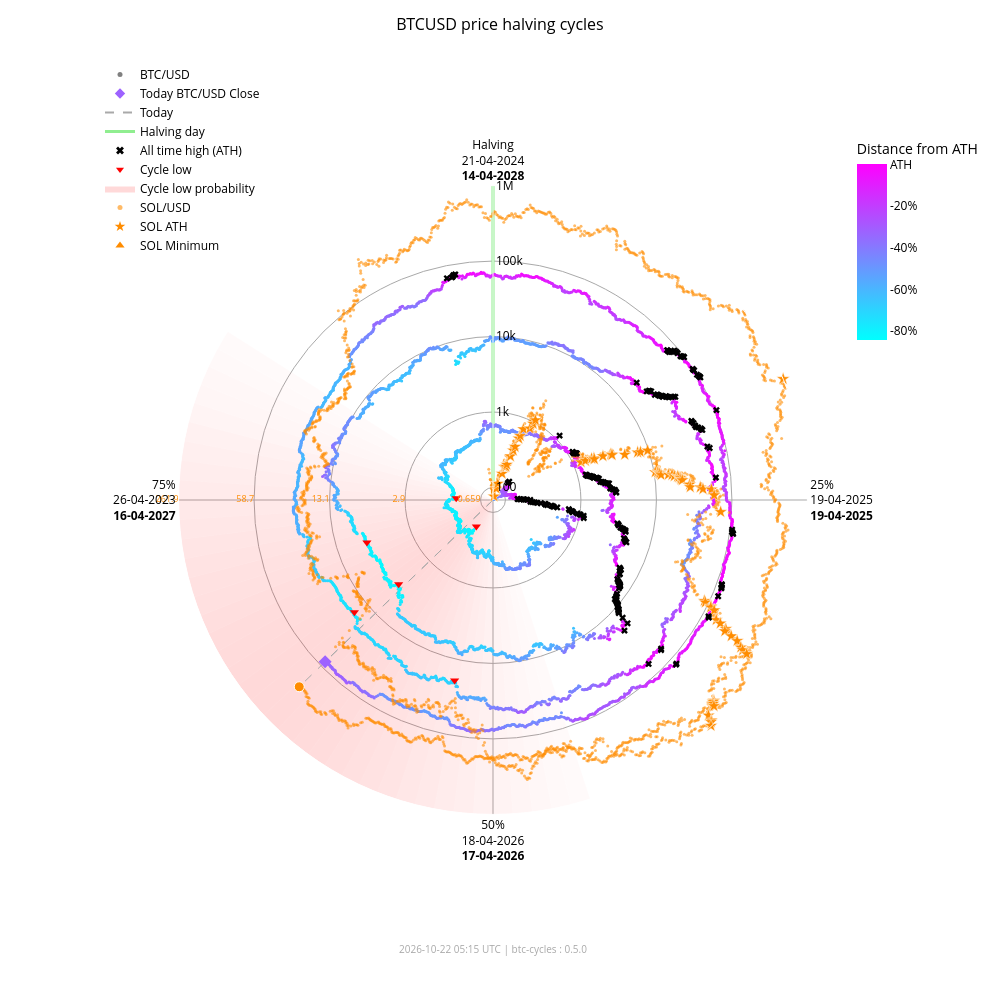

Notebook code cell kept with this figure:
### Markdown cell above
### Interactive chart with overlay

### Code cell
fig_overlay_interactive = btc.plot(
    kind="interactive",
    from_date="2012-11-28",
    overlay=sol,
)
fig_overlay_interactive.show(config={"scrollZoom": True, "displayModeBar": True})

### Figure 1 — Plotly figure (JSON) as saved in the notebook; plotly's stock layout.template omitted (floating-point values rounded to 4 significant figures; data arrays with more than 128 entries replaced by an {"elided": "..."} marker saying what was removed)
{"data": [{"fill": "toself", "fillcolor": "rgba(255,0,0,0.018306980149439524)", "hoverinfo": "skip", "line": {"width": 0}, "mode": "lines", "r": [68.43, 1000000, 1000000, 68.43, 68.43], "showlegend": false, "theta": [162.0, 162.0, 165.6, 165.6, 162.0], "type": "scatterpolar"}, {"fill": "toself", "fillcolor": "rgba(255,0,0,0.02405911634527998)", "hoverinfo": "skip", "line": {"width": 0}, "mode": "lines", "r": [68.43, 1000000, 1000000, 68.43, 68.43], "showlegend": false, "theta": [165.6, 165.6, 169.2, 169.2, 165.6], "type": "scatterpolar"}, {"fill": "toself", "fillcolor": "rgba(255,0,0,0.030803449372254352)", "hoverinfo": "skip", "line": {"width": 0}, "mode": "lines", "r": [68.43, 1000000, 1000000, 68.43, 68.43], "showlegend": false, "theta": [169.2, 169.2, 172.8, 172.8, 169.2], "type": "scatterpolar"}, {"fill": "toself", "fillcolor": "rgba(255,0,0,0.03847233586005252)", "hoverinfo": "skip", "line": {"width": 0}, "mode": "lines", "r": [68.43, 1000000, 1000000, 68.43, 68.43], "showlegend": false, "theta": [172.8, 172.8, 176.4, 176.4, 172.8], "type": "scatterpolar"}, {"fill": "toself", "fillcolor": "rgba(255,0,0,0.04694405159551339)", "hoverinfo": "skip", "line": {"width": 0}, "mode": "lines", "r": [68.43, 1000000, 1000000, 68.43, 68.43], "showlegend": false, "theta": [176.4, 176.4, 180.0, 180.0, 176.4], "type": "scatterpolar"}, {"fill": "toself", "fillcolor": "rgba(255,0,0,0.05605603979818329)", "hoverinfo": "skip", "line": {"width": 0}, "mode": "lines", "r": [68.43, 1000000, 1000000, 68.43, 68.43], "showlegend": false, "theta": [180.0, 180.0, 183.6, 183.6, 180.0], "type": "scatterpolar"}, {"fill": "toself", "fillcolor": "rgba(255,0,0,0.06562330627802694)", "hoverinfo": "skip", "line": {"width": 0}, "mode": "lines", "r": [68.43, 1000000, 1000000, 68.43, 68.43], "showlegend": false, "theta": [183.6, 183.6, 187.2, 187.2, 183.6], "type": "scatterpolar"}, {"fill": "toself", "fillcolor": "rgba(255,0,0,0.07545707932574237)", "hoverinfo": "skip", "line": {"width": 0}, "mode": "lines", "r": [68.43, 1000000, 1000000, 68.43, 68.43], "showlegend": false, "theta": [187.2, 187.2, 190.8, 190.8, 187.2], "type": "scatterpolar"}, {"fill": "toself", "fillcolor": "rgba(255,0,0,0.08537841060169407)", "hoverinfo": "skip", "line": {"width": 0}, "mode": "lines", "r": [68.43, 1000000, 1000000, 68.43, 68.43], "showlegend": false, "theta": [190.8, 190.8, 194.4, 194.4, 190.8], "type": "scatterpolar"}, {"fill": "toself", "fillcolor": "rgba(255,0,0,0.09522272137134848)", "hoverinfo": "skip", "line": {"width": 0}, "mode": "lines", "r": [68.43, 1000000, 1000000, 68.43, 68.43], "showlegend": false, "theta": [194.4, 194.4, 198.0, 198.0, 194.4], "type": "scatterpolar"}, {"fill": "toself", "fillcolor": "rgba(255,0,0,0.10483418800389058)", "hoverinfo": "skip", "line": {"width": 0}, "mode": "lines", "r": [68.43, 1000000, 1000000, 68.43, 68.43], "showlegend": false, "theta": [198.0, 198.0, 201.6, 201.6, 198.0], "type": "scatterpolar"}, {"fill": "toself", "fillcolor": "rgba(255,0,0,0.11405248627197925)", "hoverinfo": "skip", "line": {"width": 0}, "mode": "lines", "r": [68.43, 1000000, 1000000, 68.43, 68.43], "showlegend": false, "theta": [201.6, 201.6, 205.2, 205.2, 201.6], "type": "scatterpolar"}, {"fill": "toself", "fillcolor": "rgba(255,0,0,0.12269756305009562)", "hoverinfo": "skip", "line": {"width": 0}, "mode": "lines", "r": [68.43, 1000000, 1000000, 68.43, 68.43], "showlegend": false, "theta": [205.2, 205.2, 208.8, 208.8, 205.2], "type": "scatterpolar"}, {"fill": "toself", "fillcolor": "rgba(255,0,0,0.13055959037792858)", "hoverinfo": "skip", "line": {"width": 0}, "mode": "lines", "r": [68.43, 1000000, 1000000, 68.43, 68.43], "showlegend": false, "theta": [208.8, 208.8, 212.4, 212.4, 208.8], "type": "scatterpolar"}, {"fill": "toself", "fillcolor": "rgba(255,0,0,0.13740037014073872)", "hoverinfo": "skip", "line": {"width": 0}, "mode": "lines", "r": [68.43, 1000000, 1000000, 68.43, 68.43], "showlegend": false, "theta": [212.4, 212.4, 216.0, 216.0, 212.4], "type": "scatterpolar"}, {"fill": "toself", "fillcolor": "rgba(255,0,0,0.14296927208088228)", "hoverinfo": "skip", "line": {"width": 0}, "mode": "lines", "r": [68.43, 1000000, 1000000, 68.43, 68.43], "showlegend": false, "theta": [216.0, 216.0, 219.6, 219.6, 216.0], "type": "scatterpolar"}, {"fill": "toself", "fillcolor": "rgba(255,0,0,0.14703219887325494)", "hoverinfo": "skip", "line": {"width": 0}, "mode": "lines", "r": [68.43, 1000000, 1000000, 68.43, 68.43], "showlegend": false, "theta": [219.6, 219.6, 223.2, 223.2, 219.6], "type": "scatterpolar"}, {"fill": "toself", "fillcolor": "rgba(255,0,0,0.14940752827264187)", "hoverinfo": "skip", "line": {"width": 0}, "mode": "lines", "r": [68.43, 1000000, 1000000, 68.43, 68.43], "showlegend": false, "theta": [223.2, 223.2, 226.8, 226.8, 223.2], "type": "scatterpolar"}, {"fill": "toself", "fillcolor": "rgba(255,0,0,0.15)", "hoverinfo": "skip", "line": {"width": 0}, "mode": "lines", "r": [68.43, 1000000, 1000000, 68.43, 68.43], "showlegend": false, "theta": [226.8, 226.8, 230.4, 230.4, 226.8], "type": "scatterpolar"}, {"fill": "toself", "fillcolor": "rgba(255,0,0,0.14882314851976614)", "hoverinfo": "skip", "line": {"width": 0}, "mode": "lines", "r": [68.43, 1000000, 1000000, 68.43, 68.43], "showlegend": false, "theta": [230.4, 230.4, 234.0, 234.0, 230.4], "type": "scatterpolar"}, {"fill": "toself", "fillcolor": "rgba(255,0,0,0.14600334989350275)", "hoverinfo": "skip", "line": {"width": 0}, "mode": "lines", "r": [68.43, 1000000, 1000000, 68.43, 68.43], "showlegend": false, "theta": [234.0, 234.0, 237.6, 237.6, 234.0], "type": "scatterpolar"}, {"fill": "toself", "fillcolor": "rgba(255,0,0,0.14176315293000513)", "hoverinfo": "skip", "line": {"width": 0}, "mode": "lines", "r": [68.43, 1000000, 1000000, 68.43, 68.43], "showlegend": false, "theta": [237.6, 237.6, 241.2, 241.2, 237.6], "type": "scatterpolar"}, {"fill": "toself", "fillcolor": "rgba(255,0,0,0.1363869302869166)", "hoverinfo": "skip", "line": {"width": 0}, "mode": "lines", "r": [68.43, 1000000, 1000000, 68.43, 68.43], "showlegend": false, "theta": [241.2, 241.2, 244.8, 244.8, 241.2], "type": "scatterpolar"}, {"fill": "toself", "fillcolor": "rgba(255,0,0,0.13017643696734477)", "hoverinfo": "skip", "line": {"width": 0}, "mode": "lines", "r": [68.43, 1000000, 1000000, 68.43, 68.43], "showlegend": false, "theta": [244.8, 244.8, 248.4, 248.4, 244.8], "type": "scatterpolar"}, {"fill": "toself", "fillcolor": "rgba(255,0,0,0.1234063302665758)", "hoverinfo": "skip", "line": {"width": 0}, "mode": "lines", "r": [68.43, 1000000, 1000000, 68.43, 68.43], "showlegend": false, "theta": [248.4, 248.4, 252.0, 252.0, 248.4], "type": "scatterpolar"}, {"fill": "toself", "fillcolor": "rgba(255,0,0,0.11628949020714345)", "hoverinfo": "skip", "line": {"width": 0}, "mode": "lines", "r": [68.43, 1000000, 1000000, 68.43, 68.43], "showlegend": false, "theta": [252.0, 252.0, 255.6, 255.6, 252.0], "type": "scatterpolar"}, {"fill": "toself", "fillcolor": "rgba(255,0,0,0.108959277972535)", "hoverinfo": "skip", "line": {"width": 0}, "mode": "lines", "r": [68.43, 1000000, 1000000, 68.43, 68.43], "showlegend": false, "theta": [255.6, 255.6, 259.2, 259.2, 255.6], "type": "scatterpolar"}, {"fill": "toself", "fillcolor": "rgba(255,0,0,0.1014715299920515)", "hoverinfo": "skip", "line": {"width": 0}, "mode": "lines", "r": [68.43, 1000000, 1000000, 68.43, 68.43], "showlegend": false, "theta": [259.2, 259.2, 262.8, 262.8, 259.2], "type": "scatterpolar"}, {"fill": "toself", "fillcolor": "rgba(255,0,0,0.09382430417652897)", "hoverinfo": "skip", "line": {"width": 0}, "mode": "lines", "r": [68.43, 1000000, 1000000, 68.43, 68.43], "showlegend": false, "theta": [262.8, 262.8, 266.4, 266.4, 262.8], "type": "scatterpolar"}, {"fill": "toself", "fillcolor": "rgba(255,0,0,0.08598937207621672)", "hoverinfo": "skip", "line": {"width": 0}, "mode": "lines", "r": [68.43, 1000000, 1000000, 68.43, 68.43], "showlegend": false, "theta": [266.4, 266.4, 270.0, 270.0, 266.4], "type": "scatterpolar"}, {"fill": "toself", "fillcolor": "rgba(255,0,0,0.07794710108398434)", "hoverinfo": "skip", "line": {"width": 0}, "mode": "lines", "r": [68.43, 1000000, 1000000, 68.43, 68.43], "showlegend": false, "theta": [270.0, 270.0, 273.6, 273.6, 270.0], "type": "scatterpolar"}, {"fill": "toself", "fillcolor": "rgba(255,0,0,0.06971614429145927)", "hoverinfo": "skip", "line": {"width": 0}, "mode": "lines", "r": [68.43, 1000000, 1000000, 68.43, 68.43], "showlegend": false, "theta": [273.6, 273.6, 277.2, 277.2, 273.6], "type": "scatterpolar"}, {"fill": "toself", "fillcolor": "rgba(255,0,0,0.061371174705723626)", "hoverinfo": "skip", "line": {"width": 0}, "mode": "lines", "r": [68.43, 1000000, 1000000, 68.43, 68.43], "showlegend": false, "theta": [277.2, 277.2, 280.8, 280.8, 277.2], "type": "scatterpolar"}, {"fill": "toself", "fillcolor": "rgba(255,0,0,0.05304520605236535)", "hoverinfo": "skip", "line": {"width": 0}, "mode": "lines", "r": [68.43, 1000000, 1000000, 68.43, 68.43], "showlegend": false, "theta": [280.8, 280.8, 284.4, 284.4, 280.8], "type": "scatterpolar"}, {"fill": "toself", "fillcolor": "rgba(255,0,0,0.044916938988340704)", "hoverinfo": "skip", "line": {"width": 0}, "mode": "lines", "r": [68.43, 1000000, 1000000, 68.43, 68.43], "showlegend": false, "theta": [284.4, 284.4, 288.0, 288.0, 284.4], "type": "scatterpolar"}, {"fill": "toself", "fillcolor": "rgba(255,0,0,0.0371870550186571)", "hoverinfo": "skip", "line": {"width": 0}, "mode": "lines", "r": [68.43, 1000000, 1000000, 68.43, 68.43], "showlegend": false, "theta": [288.0, 288.0, 291.6, 291.6, 288.0], "type": "scatterpolar"}, {"fill": "toself", "fillcolor": "rgba(255,0,0,0.030049603184432498)", "hoverinfo": "skip", "line": {"width": 0}, "mode": "lines", "r": [68.43, 1000000, 1000000, 68.43, 68.43], "showlegend": false, "theta": [291.6, 291.6, 295.2, 295.2, 291.6], "type": "scatterpolar"}, {"fill": "toself", "fillcolor": "rgba(255,0,0,0.023665126797805223)", "hoverinfo": "skip", "line": {"width": 0}, "mode": "lines", "r": [68.43, 1000000, 1000000, 68.43, 68.43], "showlegend": false, "theta": [295.2, 295.2, 298.8, 298.8, 295.2], "type": "scatterpolar"}, {"fill": "toself", "fillcolor": "rgba(255,0,0,0.018141004067302662)", "hoverinfo": "skip", "line": {"width": 0}, "mode": "lines", "r": [68.43, 1000000, 1000000, 68.43, 68.43], "showlegend": false, "theta": [298.8, 298.8, 302.4, 302.4, 298.8], "type": "scatterpolar"}, {"hoverinfo": "skip", "line": {"color": "darkgrey", "dash": "dash", "width": 1}, "mode": "lines", "r": [68.43, 84010.0], "showlegend": false, "theta": [226.1, 226.1], "type": "scatterpolar"}, {"hoverinfo": "skip", "line": {"color": "darkgrey", "dash": "dash", "width": 1}, "mode": "lines", "r": [68.43, 251500.0], "showlegend": false, "theta": [226.1, 226.1], "type": "scatterpolar"}, {"hoverinfo": "skip", "line": {"color": "lightgreen", "width": 3}, "mode": "lines", "r": [68.43, 1000000], "showlegend": false, "theta": [0, 0], "type": "scatterpolar"}, {"hoverinfo": "text", "marker": {"color": {"elided": "4926 str values"}, "size": 3}, "mode": "markers", "r": {"elided": "4926 float values"}, "showlegend": false, "text": {"elided": "4926 str values"}, "theta": {"elided": "4926 float values"}, "type": "scatterpolar"}, {"hoverinfo": "text", "marker": {"color": "#FF8C00", "opacity": 0.6, "size": 3}, "mode": "markers", "r": {"elided": "2386 float values"}, "showlegend": false, "text": {"elided": "2386 str values"}, "theta": {"elided": "2386 float values"}, "type": "scatterpolar"}, {"hoverinfo": "text", "marker": {"color": "#9d62ff", "size": 10, "symbol": "diamond"}, "mode": "markers", "r": [84010.0], "showlegend": false, "text": ["Today<br>Date: 2026-10-21<br>Price: $84,011.97"], "theta": [226.1], "type": "scatterpolar"}, {"hoverinfo": "text", "marker": {"color": "#FF8C00", "line": {"color": "white", "width": 1}, "size": 10, "symbol": "circle"}, "mode": "markers", "r": [251500.0], "showlegend": false, "text": ["Today SOL<br>Date: 2026-10-21<br>Price: $106.79"], "theta": [226.1], "type": "scatterpolar"}, {"hoverinfo": "text", "marker": {"color": "#FF8C00", "line": {"color": "white", "width": 0.5}, "size": 10, "symbol": "star"}, "mode": "markers", "r": [68.43, 76.69, 98.28, 115.1, 160.2, 199.2, 200.3, 203.8, 217.3, 287.8, 349.8, 397.3, 523.3, 573.2, 718.1, 798.5, 948.0, 1078.0, 1271.0, 1461.0, 1785.0, 1908.0, 1917.0, 2530.0, 3215.0, 3302.0, 3322.0, 4795.0, 7121.0, 7760.0, 9679.0, 10370.0, 11210.0, 11600.0, 11830.0, 12190.0, 15220.0, 16990.0, 18090.0, 20010.0, 20730.0, 21720.0, 21920.0, 22700.0, 28100.0, 28410.0, 38550.0, 41750.0, 54000.0, 58230.0, 71670.0, 86520.0, 90770.0, 111800.0, 112400.0, 128500.0, 155700.0, 182600.0, 229400.0, 231200.0, 295100.0, 371400.0, 451600.0, 493500.0, 583700.0, 612100.0, 618900.0, 644000.0, 686600.0, 744100.0, 879500.0, 907500.0, 980900.0, 1000000.0], "showlegend": false, "text": ["SOL ATH<br>Date: 2020-04-10<br>Price: $0.95", "SOL ATH<br>Date: 2020-07-12<br>Price: $1.02", "SOL ATH<br>Date: 2020-07-13<br>Price: $1.18", "SOL ATH<br>Date: 2020-07-15<br>Price: $1.29", "SOL ATH<br>Date: 2020-07-26<br>Price: $1.57", "SOL ATH<br>Date: 2020-07-27<br>Price: $1.78", "SOL ATH<br>Date: 2020-07-28<br>Price: $1.78", "SOL ATH<br>Date: 2020-08-03<br>Price: $1.80", "SOL ATH<br>Date: 2020-08-04<br>Price: $1.87", "SOL ATH<br>Date: 2020-08-06<br>Price: $2.21", "SOL ATH<br>Date: 2020-08-08<br>Price: $2.47", "SOL ATH<br>Date: 2020-08-09<br>Price: $2.67", "SOL ATH<br>Date: 2020-08-10<br>Price: $3.13", "SOL ATH<br>Date: 2020-08-11<br>Price: $3.30", "SOL ATH<br>Date: 2020-08-12<br>Price: $3.77", "SOL ATH<br>Date: 2020-08-28<br>Price: $4.01", "SOL ATH<br>Date: 2020-08-30<br>Price: $4.44", "SOL ATH<br>Date: 2020-08-31<br>Price: $4.78", "SOL ATH<br>Date: 2021-02-02<br>Price: $5.27", "SOL ATH<br>Date: 2021-02-03<br>Price: $5.72", "SOL ATH<br>Date: 2021-02-04<br>Price: $6.43", "SOL ATH<br>Date: 2021-02-05<br>Price: $6.68", "SOL ATH<br>Date: 2021-02-07<br>Price: $6.70", "SOL ATH<br>Date: 2021-02-08<br>Price: $7.88", "SOL ATH<br>Date: 2021-02-10<br>Price: $9.07", "SOL ATH<br>Date: 2021-02-11<br>Price: $9.22", "SOL ATH<br>Date: 2021-02-12<br>Price: $9.25", "SOL ATH<br>Date: 2021-02-19<br>Price: $11.47", "SOL ATH<br>Date: 2021-02-22<br>Price: $14.45", "SOL ATH<br>Date: 2021-02-23<br>Price: $15.20", "SOL ATH<br>Date: 2021-02-24<br>Price: $17.30", "SOL ATH<br>Date: 2021-03-28<br>Price: $18.02", "SOL ATH<br>Date: 2021-03-29<br>Price: $18.85", "SOL ATH<br>Date: 2021-03-30<br>Price: $19.23", "SOL ATH<br>Date: 2021-03-31<br>Price: $19.47", "SOL ATH<br>Date: 2021-04-02<br>Price: $19.81", "SOL ATH<br>Date: 2021-04-03<br>Price: $22.55", "SOL ATH<br>Date: 2021-04-04<br>Price: $24.06", "SOL ATH<br>Date: 2021-04-06<br>Price: $24.96", "SOL ATH<br>Date: 2021-04-07<br>Price: $26.48", "SOL ATH<br>Date: 2021-04-08<br>Price: $27.03", "SOL ATH<br>Date: 2021-04-09<br>Price: $27.78", "SOL ATH<br>Date: 2021-04-11<br>Price: $27.93", "SOL ATH<br>Date: 2021-04-12<br>Price: $28.51", "SOL ATH<br>Date: 2021-04-18<br>Price: $32.30", "SOL ATH<br>Date: 2021-04-21<br>Price: $32.51", "SOL ATH<br>Date: 2021-04-22<br>Price: $38.88", "SOL ATH<br>Date: 2021-04-24<br>Price: $40.74", "SOL ATH<br>Date: 2021-04-25<br>Price: $47.37", "SOL ATH<br>Date: 2021-05-01<br>Price: $49.51", "SOL ATH<br>Date: 2021-05-18<br>Price: $55.91", "SOL ATH<br>Date: 2021-08-16<br>Price: $62.43", "SOL ATH<br>Date: 2021-08-17<br>Price: $64.21", "SOL ATH<br>Date: 2021-08-18<br>Price: $72.54", "SOL ATH<br>Date: 2021-08-19<br>Price: $72.76", "SOL ATH<br>Date: 2021-08-20<br>Price: $78.72", "SOL ATH<br>Date: 2021-08-27<br>Price: $88.09", "SOL ATH<br>Date: 2021-08-28<br>Price: $96.70", "SOL ATH<br>Date: 2021-08-30<br>Price: $110.54", "SOL ATH<br>Date: 2021-09-01<br>Price: $111.03", "SOL ATH<br>Date: 2021-09-02<br>Price: $128.10", "SOL ATH<br>Date: 2021-09-03<br>Price: $146.58", "SOL ATH<br>Date: 2021-09-06<br>Price: $164.38", "SOL ATH<br>Date: 2021-09-07<br>Price: $173.15", "SOL ATH<br>Date: 2021-09-08<br>Price: $191.04", "SOL ATH<br>Date: 2021-10-22<br>Price: $196.43", "SOL ATH<br>Date: 2021-10-23<br>Price: $197.70", "SOL ATH<br>Date: 2021-10-24<br>Price: $202.36", "SOL ATH<br>Date: 2021-10-25<br>Price: $210.10", "SOL ATH<br>Date: 2021-11-02<br>Price: $220.24", "SOL ATH<br>Date: 2021-11-03<br>Price: $242.90", "SOL ATH<br>Date: 2021-11-04<br>Price: $247.39", "SOL ATH<br>Date: 2021-11-06<br>Price: $258.93", "SOL ATH<br>Date: 2025-01-18<br>Price: $261.87"], "theta": [352.0, 15.5, 15.75, 16.25, 19.0, 19.25, 19.5, 21.0, 21.25, 21.75, 22.25, 22.5, 22.75, 23.0, 23.25, 27.25, 27.75, 28.0, 66.75, 67.0, 67.25, 67.5, 68.0, 68.25, 68.75, 69.0, 69.25, 71.0, 71.75, 72.0, 72.25, 80.25, 80.5, 80.75, 81.0, 81.5, 81.75, 82.0, 82.5, 82.75, 83.0, 83.25, 83.75, 84.0, 85.5, 86.25, 86.5, 87.0, 87.25, 88.75, 93.0, 115.5, 115.8, 116.0, 116.2, 116.5, 118.2, 118.5, 119.0, 119.5, 119.8, 120.0, 120.7, 121.0, 121.3, 132.2, 132.5, 132.8, 133.0, 135.0, 135.2, 135.5, 136.0, 67.35], "type": "scatterpolar"}, {"hoverinfo": "text", "marker": {"color": "#FF8C00", "line": {"color": "white", "width": 0.5}, "size": 10, "symbol": "triangle-up"}, "mode": "markers", "r": [68.43], "showlegend": false, "text": ["SOL Minimum<br>Date: 2020-05-11<br>Price: $0.52"], "theta": [0.0], "type": "scatterpolar"}, {"hoverinfo": "text", "marker": {"color": "black", "size": 6, "symbol": "x"}, "mode": "markers", "r": {"elided": "182 float values"}, "showlegend": false, "text": {"elided": "182 str values"}, "theta": {"elided": "182 float values"}, "type": "scatterpolar"}, {"hoverinfo": "text", "marker": {"color": "red", "size": 8, "symbol": "triangle-down"}, "mode": "markers", "r": [178.1, 210.5, 3237.0, 3961.0, 19020.0, 15790.0], "showlegend": false, "text": ["Cycle Low<br>Date: 2015-01-14<br>Price: $178.10<br>ATH distance: -84.5%", "Cycle Low<br>Date: 2015-08-24<br>Price: $210.49<br>ATH distance: -81.7%", "Cycle Low<br>Date: 2018-12-15<br>Price: $3,236.76<br>ATH distance: -83.4%", "Cycle Low<br>Date: 2019-03-15<br>Price: $3,960.91<br>ATH distance: -79.7%", "Cycle Low<br>Date: 2022-06-18<br>Price: $19,017.64<br>ATH distance: -71.9%", "Cycle Low<br>Date: 2022-11-21<br>Price: $15,787.28<br>ATH distance: -76.6%"], "theta": [212.1, 272.7, 228.3, 251.4, 192.0, 231.0], "type": "scatterpolar"}, {"marker": {"color": "grey", "size": 5}, "mode": "markers", "name": "BTC/USD", "r": [null], "theta": [null], "type": "scatterpolar"}, {"marker": {"color": "#9d62ff", "size": 8, "symbol": "diamond"}, "mode": "markers", "name": "Today BTC/USD Close", "r": [null], "theta": [null], "type": "scatterpolar"}, {"line": {"color": "darkgrey", "dash": "dash"}, "mode": "lines", "name": "Today", "r": [null], "theta": [null], "type": "scatterpolar"}, {"line": {"color": "lightgreen", "width": 3}, "mode": "lines", "name": "Halving day", "r": [null], "theta": [null], "type": "scatterpolar"}, {"marker": {"color": "black", "size": 7, "symbol": "x"}, "mode": "markers", "name": "All time high (ATH)", "r": [null], "theta": [null], "type": "scatterpolar"}, {"marker": {"color": "red", "size": 7, "symbol": "triangle-down"}, "mode": "markers", "name": "Cycle low", "r": [null], "theta": [null], "type": "scatterpolar"}, {"fill": "toself", "fillcolor": "rgba(255,0,0,0.15)", "line": {"width": 0}, "mode": "lines", "name": "Cycle low probability", "r": [null], "theta": [null], "type": "scatterpolar"}, {"marker": {"color": "#FF8C00", "opacity": 0.6, "size": 5}, "mode": "markers", "name": "SOL/USD", "r": [null], "theta": [null], "type": "scatterpolar"}, {"marker": {"color": "#FF8C00", "size": 8, "symbol": "star"}, "mode": "markers", "name": "SOL ATH", "r": [null], "theta": [null], "type": "scatterpolar"}, {"marker": {"color": "#FF8C00", "size": 8, "symbol": "triangle-up"}, "mode": "markers", "name": "SOL Minimum", "r": [null], "theta": [null], "type": "scatterpolar"}, {"hoverinfo": "skip", "marker": {"cmax": 0, "cmin": -0.8453, "color": [0], "colorbar": {"len": 0.25, "ticktext": ["ATH", "-20%", "-40%", "-60%", "-80%", "-100%"], "tickvals": [0, -0.2, -0.4, -0.6, -0.8, -1.0], "title": {"text": "Distance from ATH"}, "x": 0.95, "y": 0.92, "yanchor": "top"}, "colorscale": {"elided": "256x2 mixed values"}, "showscale": true, "size": 0}, "mode": "markers", "r": [null], "showlegend": false, "theta": [null], "type": "scatterpolar"}, {"hoverinfo": "skip", "mode": "text", "r": [100, 1000, 10000, 100000, 1000000], "showlegend": false, "text": ["0.659", "2.9", "13.1", "58.7", "261.9"], "textfont": {"color": "#FF8C00", "size": 9}, "textposition": "middle left", "theta": [270, 270, 270, 270, 270], "type": "scatterpolar"}], "layout": {"annotations": [{"font": {"color": "darkgrey", "size": 10}, "showarrow": false, "text": "2026-10-22 05:15 UTC | btc-cycles : 0.5.0", "x": 0.5, "xref": "paper", "y": -0.02, "yref": "paper"}], "font": {"color": "black"}, "height": 1000, "legend": {"bgcolor": "rgba(0,0,0,0)", "font": {"color": "black"}, "x": 0.0, "y": 1.0}, "margin": {"b": 60, "l": 100, "r": 80, "t": 60}, "paper_bgcolor": "white", "plot_bgcolor": "white", "polar": {"angularaxis": {"color": "black", "direction": "clockwise", "gridcolor": "darkgrey", "rotation": 90, "ticktext": ["Halving<br>21-04-2024<br><b>14-04-2028</b>", "25%<br>19-04-2025<br><b>19-04-2025</b>", "50%<br>18-04-2026<br><b>17-04-2026</b>", "75%<br>26-04-2023<br><b>16-04-2027</b>"], "tickvals": [0, 90, 180, 270]}, "bgcolor": "white", "domain": {"x": [0.1, 0.9], "y": [0.05, 0.95]}, "radialaxis": {"angle": 90, "color": "black", "gridcolor": "darkgrey", "range": [1.835, 6.0], "tickangle": 90, "ticktext": ["100", "1k", "10k", "100k", "1M"], "tickvals": [100, 1000, 10000, 100000, 1000000], "type": "log"}}, "title": {"font": {"color": "black", "size": 16}, "text": "BTCUSD price halving cycles", "x": 0.5}, "width": 1000}}
